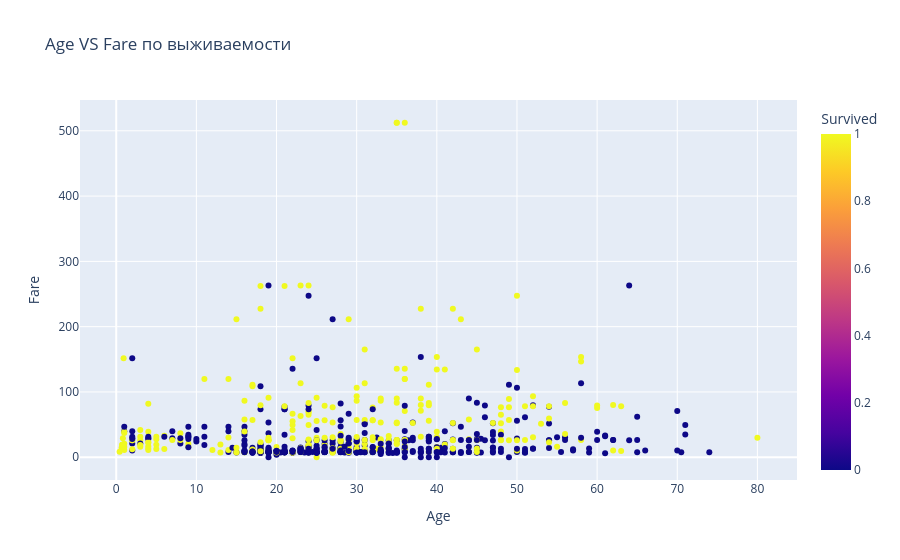

Notebook cell for this chart:
### Code cell
import plotly.express as px
fig = px.scatter(df, x='Age', y='Fare', color='Survived', title='Age VS Fare по выживаемости')
fig.show()

### Figure 1 — Plotly figure (JSON) as saved in the notebook; plotly's stock layout.template omitted (floating-point values rounded to 4 significant figures; data arrays with more than 128 entries replaced by an {"elided": "..."} marker saying what was removed)
{"data": [{"hovertemplate": "Age=%{x}<br>Fare=%{y}<br>Survived=%{marker.color}<extra></extra>", "legendgroup": "", "marker": {"color": {"elided": "891 int values"}, "coloraxis": "coloraxis", "symbol": "circle"}, "mode": "markers", "name": "", "orientation": "v", "showlegend": false, "type": "scatter", "x": {"elided": "891 float values"}, "xaxis": "x", "y": {"elided": "891 float values"}, "yaxis": "y"}], "layout": {"coloraxis": {"colorbar": {"title": {"text": "Survived"}}, "colorscale": [[0, "#0d0887"], [0.1111, "#46039f"], [0.2222, "#7201a8"], [0.3333, "#9c179e"], [0.4444, "#bd3786"], [0.5556, "#d8576b"], [0.6667, "#ed7953"], [0.7778, "#fb9f3a"], [0.8889, "#fdca26"], [1, "#f0f921"]]}, "legend": {"tracegroupgap": 0}, "title": {"text": "Age VS Fare по выживаемости"}, "xaxis": {"anchor": "y", "domain": [0, 1], "title": {"text": "Age"}}, "yaxis": {"anchor": "x", "domain": [0, 1], "title": {"text": "Fare"}}}}
